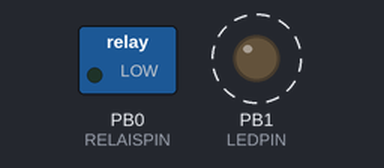
The sketch below on a simulated ATtiny85, built with avr-gcc and run on an emulated ATtiny85. Parts: switched loads named in the sketch (green lamp = pin HIGH), output pins drawn as LEDs (lit = HIGH). Dashed ring = blinking. What the sketch prints to the serial monitor is not drawn.

Above: at 0.5 s.
Timing chart, 0 to 4.6 s (numbered marks = the images above):
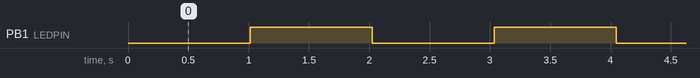

The sketch:

Digispark_MiniTimer.ino
```cpp
/******************************************************************************************/
/* Digispark_MiniTimer. On/Off-Timer with Digispark and with small changes for Uno.
 * Please refer also comments below. Pins connected to the LED and the relay must be changed!
 *
 * Origin Author:        Olaf Meier
 *
 * Modified by:
 * Last Update:          2014/07_14
 *
 * Hardware connection:  Refer within the sketch please!
 *
 * Pin out of the Digispark:
 * All pins can be used as Digital I/O. Pins 0, 1, 4 as PWM. 4 Analog In as pins 2, 3, 4, 5
 * Pin 0 → MOSI I2C SDA, PWM (LED on Model B)
 * Pin 1 → MISO PWM (LED on Model A)
 * Pin 2 → I2C SCK, Analog In 1
 * Pin 3 → Analog In 3 (also used for USB+ when USB is in use) has a 1.5 kΩ pull-up resistor
 * Pin 4 → PWM, Analog In 2 (also used for USB- when USB is in use)
 * Pin 5 → PB5(NRES), Analog In 0
 * Example:
 * pinMode(5, INPUT); where 5 is the physical pin number, here Analog Input 0!
 *
 * While using USB, reconnect the digital pin 3 + 4 as far as used!!!
 *
 *
 *
 * ToDo:
 *
 */
/******************************************************************************************/
/*
 * Example of output:
 *
 */
/******************************************************************************************/
/******************************************************************************************/
/***  Declaration of global constants and initialization of variables. Add includes.  ***/
/******************************************************************************************/
/***  Software release and date  ***/
const char* sketchname            =  "Digispark_MiniTimer";
const char* revision              =  "R.1.0";
const char* author                =  "Olaf Meier";
const char* date                  =  "2014/07/14";

const unsigned int INTERVAL       = (1000 - 0);    // Create 1 second, considering sketch delays
long previousMillis               =  0;            // Store old millis

/***  Declare and initialize time variables for the 24h clock here  ***/
unsigned long seconds             =  0;            // Seconds
unsigned long minutes             =  0;            // Minutes
unsigned long hours               =  0;            // Hours
boolean toggleLed                 =  false;        // Switch off the LED to dislay 1s cycle
/******************************************************************************************/
/***  For continuous on/off cycles at same time remember the 24h cycle of the time base  ***/
/***  Enter the relay off period here  ***/
const byte RELOFFSECONDS          =  50;           // 50 seconds
const byte RELOFFMINUTES          =  59;           // 59 minutes
const byte RELOFFHOURS            =  11;           // 11 hours
/***  Enter the relay on period here  ***/
const byte RELONSECONDS           =  10;           // 10 seconds
const byte RELONMINUTES           =  0;
const byte RELONHOURS             =  0;
/******************************************************************************************/
unsigned long relOffTimeSeconds   =  0;            // Calculate the off period in seconds
unsigned long relOnTimeSeconds    =  0;            // Calculate the on period in seconds
unsigned long actualTimeSeconds   =  0;            // Store actual time in seconds here
/******************************************************************************************/
boolean relayFlag                 =  false;        // Relay is on or off; only for debug
unsigned long timeStamp           =  0;            // Store last relay off action
/******************************************************************************************/
/***  Declare constants and variables for the Digispark_MiniTimer  ***/
# define LEDPIN                      1             // LED pin 0 = Model B; pin 1 = Model A
# define RELAISPIN                   0             // Connect relay via 1k + BC547 to pin 0
/***  For Arduino Uno and during debugging use other pins to connect hardware  ***/
/*
# define LEDPIN                      3             //
# define RELAISPIN                   13            // Connect relay via 1k + BC547 to pin 12
*/
/******************************************************************************************/
/******************************************************************************************/
void setup() {
  Serial.begin(38400);                             // Baud rate for Uno debug monitor

  /***  Configure pins as output and set to low  ***/
  pinMode(LEDPIN, OUTPUT);
  pinMode(RELAISPIN, OUTPUT);
  digitalWrite(LEDPIN, LOW);
  digitalWrite(RELAISPIN, LOW);

  /***  Calculate the given on/off switching times of the relay in seconds  ***/
  relOffTimeSeconds = RELOFFSECONDS + (RELOFFMINUTES*60) + (RELOFFHOURS*60*60);
  relOnTimeSeconds = RELONSECONDS + (RELONMINUTES*60) + (RELONHOURS*60*60);

}                                                  // End of void setup()
/******************************************************************************************/
/******************************************************************************************/
void loop() {
  /******************************************************************************************/
  /***  Debug some values over the Arduino Uno serial monitor  ***/
  Serial.print(hours);
  Serial.print(":");
  Serial.print(minutes);
  Serial.print(":");
  Serial.println(seconds);

  Serial.print("Actual time in seconds: ");
  Serial.println(actualTimeSeconds);

  Serial.print("Flag Relaisstatus: ");
  Serial.println(relayFlag);

  Serial.print("Switch on period in seconds: ");
  Serial.println(relOffTimeSeconds);

  Serial.print("Switch off period in seconds: ");
  Serial.println(relOnTimeSeconds);
  /***  End of debug  ***/
  /******************************************************************************************/

  clockCycle(INTERVAL);                            // Generates 1 second cycle + 24h time base
  digitalWrite(LEDPIN, toggleLed);                 // Toggle LED each second

  actualTimeSeconds = 0;                           // Reset old time stamp before saving new
  actualTimeSeconds = seconds + (minutes*60)+(hours*60*60);

  /***  Switch on relay  ***/
  if(actualTimeSeconds > (relOffTimeSeconds+timeStamp)) {
    relayFlag = true;                              // Relay is switched on yet
    digitalWrite(RELAISPIN, HIGH);
  }
  /***  Switch off relay  ***/
 if(hours == 0 && minutes == 0 && seconds == 0)
    timeStamp = 0;                                 // Reset time stamp
  if(actualTimeSeconds > (relOffTimeSeconds+relOnTimeSeconds+timeStamp)) {
    relayFlag = false;                             // Relay is switched off now
    timeStamp = seconds + (minutes*60)+(hours*60*60);// Store latest off time stamp now
    digitalWrite(RELAISPIN, LOW);
  }
 }                                                  // End of void loop()
/******************************************************************************************/
/******************************************************************************************/
```

Functions.ino
```cpp
/******************************************************************************************/
/******************************************************************************************/
/***  Create a second cycle and generate a 24 hours clock as the time base  ***/
void clockCycle(unsigned int INTERVAL){            // Use same constant INTERVAL
  unsigned long currentMillis = millis();
  if(currentMillis - previousMillis > INTERVAL) {
    previousMillis = currentMillis;                // Save the last time status
    toggleLed = !toggleLed;                        // Toggle LED to display all is alive
    seconds +=1;
    if(seconds == 60) {
      seconds = 0;
      minutes +=1;
      if(minutes == 60) {
        minutes = 0;
        hours +=1;
        if(hours == 24)                            // Reset at 24:00:00 (midnight)
           hours = 0;
      }
    }
  }                                                // End of if currentMillis loop
}                                                  // End of void loop
/***  End of functions  ***/
/******************************************************************************************/
/******************************************************************************************/
```

Measured:
- by itself, PB1 (LEDPIN): alternates HIGH for 1.0 s and LOW for 1.0 s
